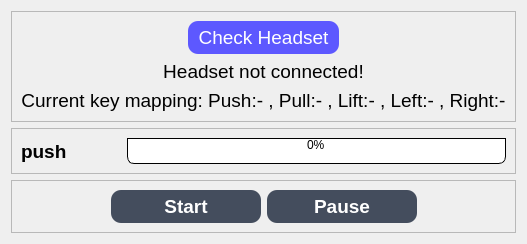
              <widget class="QWidget" name="KeyPage">
               <layout class="QVBoxLayout" name="verticalLayout_18">
                <item>
                 <widget class="QFrame" name="frame_22">
                  <property name="frameShape">
                   <enum>QFrame::StyledPanel</enum>
                  </property>
                  <property name="frameShadow">
                   <enum>QFrame::Raised</enum>
                  </property>
                  <layout class="QVBoxLayout" name="verticalLayout_19">
                   <item alignment="Qt::AlignHCenter">
                    <widget class="QPushButton" name="keyCheckBtn">
                     <property name="sizePolicy">
                      <sizepolicy hsizetype="Expanding" vsizetype="Maximum">
                       <horstretch>0</horstretch>
                       <verstretch>0</verstretch>
                      </sizepolicy>
                     </property>
                     <property name="font">
                      <font>
                       <pointsize>14</pointsize>
                      </font>
                     </property>
                     <property name="styleSheet">
                      <string notr="true">QPushButton{
	background-color:rgb(93, 88, 255);
	color:rgb(255, 255, 255);
	padding: 5px 10px; 
	border-top-left-radius: 10px;
	border-top-right-radius: 10px;
	border-bottom-left-radius: 10px;
	border-bottom-right-radius: 10px;
	border-left: 2px solidrgb(135, 153, 184);
	border-right: 2px solidrgb(135, 153, 184);
	border-top: 2px solidrgb(135, 153, 184);
	border-bottom: 2px solidrgb(135, 153, 184);
}
QPushButton:hover{
	background-color:rgb(43, 34, 173);
}
QPushButton:pressed{
	background-color:rgb(126, 255, 247);
}
</string>
                     </property>
                     <property name="text">
                      <string>Check Headset</string>
                     </property>
                     <property name="icon">
                      <iconset resource="resources.qrc">
                       <normaloff>:/icons/icons/headphones.svg</normaloff>:/icons/icons/headphones.svg</iconset>
                     </property>
                     <property name="iconSize">
                      <size>
                       <width>30</width>
                       <height>30</height>
                      </size>
                     </property>
                    </widget>
                   </item>
                   <item alignment="Qt::AlignHCenter">
                    <widget class="QLabel" name="keyHeadLabel">
                     <property name="font">
                      <font>
                       <pointsize>14</pointsize>
                      </font>
                     </property>
                     <property name="text">
                      <string>Headset not connected!</string>
                     </property>
                     <property name="alignment">
                      <set>Qt::AlignCenter</set>
                     </property>
                    </widget>
                   </item>
                   <item alignment="Qt::AlignHCenter">
                    <widget class="QLabel" name="keyStatLabel">
                     <property name="font">
                      <font>
                       <pointsize>14</pointsize>
                      </font>
                     </property>
                     <property name="text">
                      <string>Current key mapping: Push:- , Pull:- , Lift:- , Left:- , Right:-</string>
                     </property>
                     <property name="alignment">
                      <set>Qt::AlignCenter</set>
                     </property>
                    </widget>
                   </item>
                  </layout>
                 </widget>
                </item>
                <item>
                 <widget class="QFrame" name="frame_20">
                  <property name="frameShape">
                   <enum>QFrame::StyledPanel</enum>
                  </property>
                  <property name="frameShadow">
                   <enum>QFrame::Raised</enum>
                  </property>
                  <layout class="QHBoxLayout" name="horizontalLayout_8">
                   <item alignment="Qt::AlignLeft">
                    <widget class="QLabel" name="keyLabel">
                     <property name="sizePolicy">
                      <sizepolicy hsizetype="Fixed" vsizetype="Preferred">
                       <horstretch>0</horstretch>
                       <verstretch>0</verstretch>
                      </sizepolicy>
                     </property>
                     <property name="minimumSize">
                      <size>
                       <width>60</width>
                       <height>0</height>
                      </size>
                     </property>
                     <property name="font">
                      <font>
                       <pointsize>14</pointsize>
                       <weight>75</weight>
                       <bold>true</bold>
                      </font>
                     </property>
                     <property name="text">
                      <string>push</string>
                     </property>
                    </widget>
                   </item>
                   <item>
                    <spacer name="horizontalSpacer_9">
                     <property name="orientation">
                      <enum>Qt::Horizontal</enum>
                     </property>
                     <property name="sizeType">
                      <enum>QSizePolicy::Preferred</enum>
                     </property>
                     <property name="sizeHint" stdset="0">
                      <size>
                       <width>40</width>
                       <height>20</height>
                      </size>
                     </property>
                    </spacer>
                   </item>
                   <item>
                    <widget class="QProgressBar" name="keyProgressBar">
                     <property name="styleSheet">
                      <string notr="true">QProgressBar {
border: 1px solid black;
text-align: top;
padding: 1px;
border-bottom-right-radius: 7px;
border-bottom-left-radius: 7px;
background: QLinearGradient( x1: 0, y1: 0, x2: 1, y2: 0,
stop: 0 #fff,
stop: 0.4999 #eee,
stop: 0.5 #ddd,
stop: 1 #eee );
width: 15px;
}

QProgressBar::chunk {
background: QLinearGradient( x1: 0, y1: 0, x2: 1, y2: 0,
stop: 0 #78d,
stop: 0.4999 #46a,
stop: 0.5 #45a,
stop: 1 #238 );
border-bottom-right-radius: 7px;
border-bottom-left-radius: 7px;
border: 1px solid black;
}</string>
                     </property>
                     <property name="value">
                      <number>0</number>
                     </property>
                    </widget>
                   </item>
                  </layout>
                 </widget>
                </item>
                <item>
                 <widget class="QFrame" name="frame_21">
                  <property name="frameShape">
                   <enum>QFrame::StyledPanel</enum>
                  </property>
                  <property name="frameShadow">
                   <enum>QFrame::Raised</enum>
                  </property>
                  <layout class="QHBoxLayout" name="horizontalLayout_9">
                   <item>
                    <spacer name="horizontalSpacer_28">
                     <property name="orientation">
                      <enum>Qt::Horizontal</enum>
                     </property>
                     <property name="sizeHint" stdset="0">
                      <size>
                       <width>40</width>
                       <height>20</height>
                      </size>
                     </property>
                    </spacer>
                   </item>
                   <item alignment="Qt::AlignHCenter">
                    <widget class="QPushButton" name="keyStartBtn">
                     <property name="sizePolicy">
                      <sizepolicy hsizetype="Expanding" vsizetype="Maximum">
                       <horstretch>0</horstretch>
                       <verstretch>0</verstretch>
                      </sizepolicy>
                     </property>
                     <property name="minimumSize">
                      <size>
                       <width>150</width>
                       <height>0</height>
                      </size>
                     </property>
                     <property name="font">
                      <font>
                       <pointsize>14</pointsize>
                       <weight>75</weight>
                       <bold>true</bold>
                      </font>
                     </property>
                     <property name="styleSheet">
                      <string notr="true">QPushButton{
	background-color:rgb(68, 77, 93);
	color:rgb(255, 255, 255);
	padding: 5px 10px; 
	border-top-left-radius: 10px;
	border-top-right-radius: 10px;
	border-bottom-left-radius: 10px;
	border-bottom-right-radius: 10px;
	border-left: 2px solidrgb(135, 153, 184);
	border-right: 2px solidrgb(135, 153, 184);
	border-top: 2px solidrgb(135, 153, 184);
	border-bottom: 2px solidrgb(135, 153, 184);
}
QPushButton:hover{
	background-color:rgb(148, 168, 202);
}
QPushButton:pressed{
	background-color:rgb(106, 255, 156);
}
</string>
                     </property>
                     <property name="text">
                      <string>Start</string>
                     </property>
                     <property name="icon">
                      <iconset resource="resources.qrc">
                       <normaloff>:/icons/icons/fast-forward.svg</normaloff>:/icons/icons/fast-forward.svg</iconset>
                     </property>
                     <property name="iconSize">
                      <size>
                       <width>30</width>
                       <height>30</height>
                      </size>
                     </property>
                    </widget>
                   </item>
                   <item alignment="Qt::AlignHCenter">
                    <widget class="QPushButton" name="keyPauseBtn">
                     <property name="sizePolicy">
                      <sizepolicy hsizetype="Expanding" vsizetype="Maximum">
                       <horstretch>0</horstretch>
                       <verstretch>0</verstretch>
                      </sizepolicy>
                     </property>
                     <property name="minimumSize">
                      <size>
                       <width>150</width>
                       <height>0</height>
                      </size>
                     </property>
                     <property name="font">
                      <font>
                       <pointsize>14</pointsize>
                       <weight>75</weight>
                       <bold>true</bold>
                      </font>
                     </property>
                     <property name="styleSheet">
                      <string notr="true">QPushButton{
	background-color:rgb(68, 77, 93);
	color:rgb(255, 255, 255);
	padding: 5px 10px; 
	border-top-left-radius: 10px;
	border-top-right-radius: 10px;
	border-bottom-left-radius: 10px;
	border-bottom-right-radius: 10px;
	border-left: 2px solidrgb(135, 153, 184);
	border-right: 2px solidrgb(135, 153, 184);
	border-top: 2px solidrgb(135, 153, 184);
	border-bottom: 2px solidrgb(135, 153, 184);
}
QPushButton:hover{
	background-color:rgb(148, 168, 202);
}
QPushButton:pressed{
	background-color:rgb(254, 255, 138);

}
</string>
                     </property>
                     <property name="text">
                      <string>Pause</string>
                     </property>
                     <property name="icon">
                      <iconset resource="resources.qrc">
                       <normaloff>:/icons/icons/pause.svg</normaloff>:/icons/icons/pause.svg</iconset>
                     </property>
                     <property name="iconSize">
                      <size>
                       <width>30</width>
                       <height>30</height>
                      </size>
                     </property>
                    </widget>
                   </item>
                   <item>
                    <spacer name="horizontalSpacer_29">
                     <property name="orientation">
                      <enum>Qt::Horizontal</enum>
                     </property>
                     <property name="sizeHint" stdset="0">
                      <size>
                       <width>40</width>
                       <height>20</height>
                      </size>
                     </property>
                    </spacer>
                   </item>
                  </layout>
                 </widget>
                </item>
               </layout>
              </widget>
